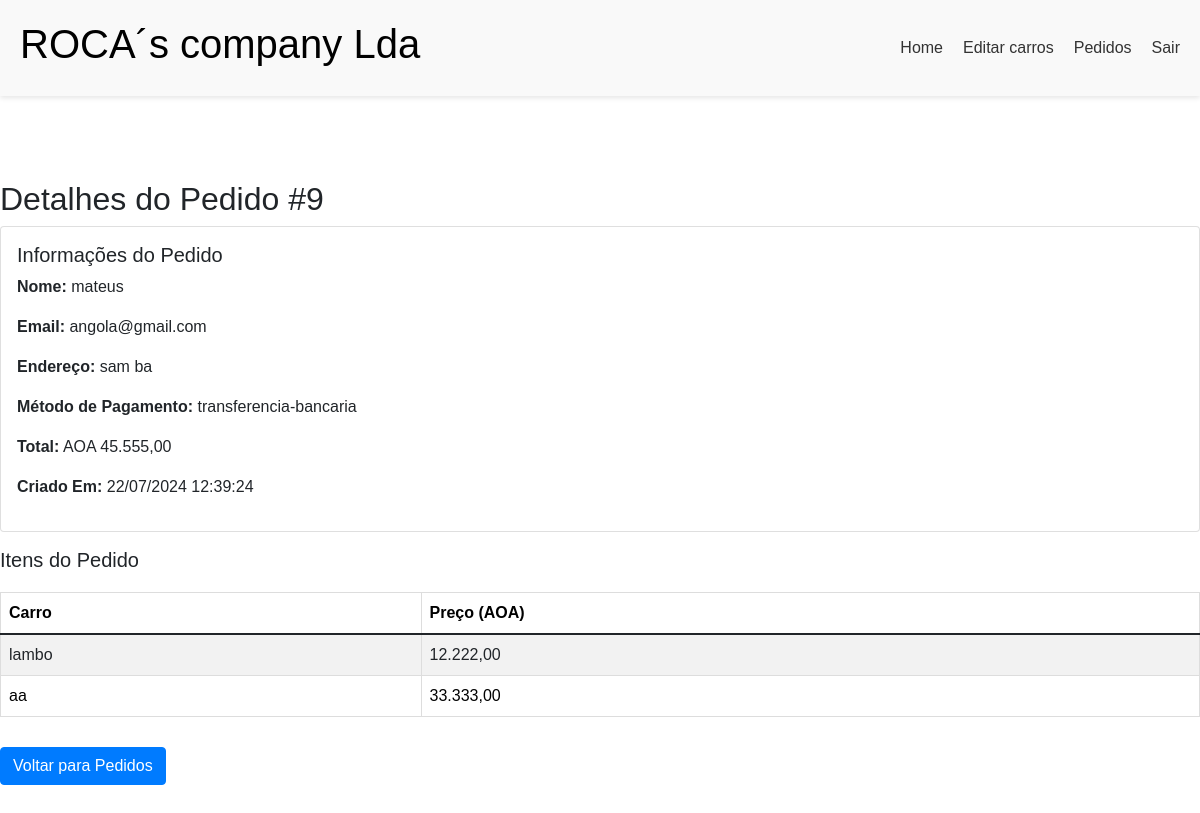
The page /roca/detalhes_pedidos.php?id=9 on the database its author committed.
### tables this page shows
CREATE TABLE `pedidos` (
  `id` int(11) NOT NULL,
  `nome` varchar(100) NOT NULL,
  `email` varchar(100) NOT NULL,
  `endereco` varchar(255) NOT NULL,
  `metodo_pagamento` enum('transferencia-bancaria','boleto') NOT NULL,
  `total` decimal(10,2) NOT NULL,
  `criado_em` timestamp NOT NULL DEFAULT CURRENT_TIMESTAMP
);

CREATE TABLE `itens_pedido` (
  `id` int(11) NOT NULL,
  `pedido_id` int(11) DEFAULT NULL,
  `carro` varchar(100) DEFAULT NULL,
  `preco` decimal(10,2) DEFAULT NULL
);

### roca/detalhes_pedidos.php (the view, shortened to what this page needs)
<?php
$host = "localhost";
$usuario = "root";
$senha = "";
$banco = "venda_de_carros";
$conexao = new mysqli($host, $usuario, $senha, $banco);
$id = isset($_GET['id']) ? intval($_GET['id']) : 0;
if ($id > 0) {
    $query_pedido = "SELECT id, nome, email, endereco, metodo_pagamento, total, criado_em FROM pedidos WHERE id = ?";
    $stmt_pedido = $conexao->prepare($query_pedido);
    $stmt_pedido->bind_param("i", $id);
    $stmt_pedido->execute();
    $resultado_pedido = $stmt_pedido->get_result();
    $pedido = $resultado_pedido->fetch_assoc();
    $query_itens = "SELECT carro, preco FROM itens_pedido WHERE pedido_id = ?";
    $stmt_itens = $conexao->prepare($query_itens);
    $stmt_itens->bind_param("i", $id);
    $stmt_itens->execute();
    $resultado_itens = $stmt_itens->get_result();
    $itens = [];
    while ($linha = $resultado_itens->fetch_assoc()) {
        $itens[] = $linha;
    }
} else {
    echo "ID do pedido inválido.";
    exit;
}
?>
<!DOCTYPE html>
<html lang="pt-BR">
<head>
    <link rel="stylesheet" href="stylte.css">
    <link href="https://cdn.jsdelivr.net/npm/bootstrap@5.3.3/dist/css/bootstrap.min.css" rel="stylesheet">
    <link rel="stylesheet" href="https://cdnjs.cloudflare.com/ajax/libs/font-awesome/6.0.0-beta3/css/all.min.css">
    <link href="https://maxcdn.bootstrapcdn.com/bootstrap/5.1.3/css/bootstrap.min.css" rel="stylesheet">
</head>
<body>
    <header>
        <h1>ROCA´s company Lda</h1>
        <nav>
            <ul>
                <li><a href="admin.php">Home</a></li>
                <li><a href="tabela_de_carros.php">Editar carros</a></li>
                <li><a href="ver_pedidos.php">Pedidos</a></li>
                <li><a href="entrar.php">Sair</a></li>
            </ul>
        </nav>
    </header>
 <section></section>
 <section></section>
 <section></section>
 <div class="container">
        <h2>Detalhes do Pedido #<?= htmlspecialchars($pedido['id']) ?></h2>
        <div class="card mb-3">
            <div class="card-body">
                <h5 class="card-title">Informações do Pedido</h5>
                <p><strong>Nome:</strong> <?= htmlspecialchars($pedido['nome']) ?></p>
                <p><strong>Email:</strong> <?= htmlspecialchars($pedido['email']) ?></p>
                <p><strong>Endereço:</strong> <?= htmlspecialchars($pedido['endereco']) ?></p>
                <p><strong>Método de Pagamento:</strong> <?= htmlspecialchars($pedido['metodo_pagamento']) ?></p>
                <p><strong>Total:</strong> AOA <?= htmlspecialchars(number_format($pedido['total'], 2, ',', '.')) ?></p>
                <p><strong>Criado Em:</strong> <?= htmlspecialchars(date('d/m/Y H:i:s', strtotime($pedido['criado_em']))) ?></p>
            </div>
        </div>
        <h5>Itens do Pedido</h5>
        <table class="table table-striped">
            <thead>
                <tr>
                    <th>Carro</th>
                    <th>Preço (AOA)</th>
                </tr>
            </thead>
            <tbody>
                <?php if (count($itens) > 0): ?>
                    <?php foreach ($itens as $item): ?>
                        <tr>
                            <td><?= htmlspecialchars($item['carro']) ?></td>
                            <td><?= htmlspecialchars(number_format($item['preco'], 2, ',', '.')) ?></td>
                        </tr>
                    <?php endforeach; ?>
                <?php else: ?>
                    <tr>
                        <td colspan="2" class="text-center">Nenhum item encontrado.</td>
                    </tr>
                <?php endif; ?>
            </tbody>
        </table>
        <a href="ver_pedidos.php" class="btn btn-primary">Voltar para Pedidos</a>
    </div>
 <section></section>
</body>
</html>

### roca/stylte.css (style rules this page uses)
body { font-family: Arial, sans-serif; margin: 0; padding: 0; }
section { padding: 20px; margin: 10px; }

### roca/detalhes_pedidos.php (style rules this page uses)
body { margin: 0; font-family: Arial, sans-serif; }
header { display: flex; justify-content: space-between; align-items: center; padding: 20px; background-color: rgba(248, 248, 248, 0.8); position: fixed; width: 100%; top: 0; left: 0; box-shadow: 0 2px 5px rgba(0, 0, 0, 0.1); z-index: 1000; backdrop-filter: blur(10px); }
nav ul { list-style: none; margin: 0; padding: 0; display: flex; gap: 20px; }
nav ul li a { text-decoration: none; color: #333; }
nav { margin-left: auto; }
h1 { color:black; }
.container { padding: 0; }
table { width: 100%; border-collapse: collapse; margin-top: 20px; }
table, th, td { border: 1px solid #ddd; }
th, td { padding: 12px; text-align: left; }
th { background-color: #333; color: #fff; }
.container { max-width: 1200px; margin-top: 30px; }
.table { margin-bottom: 30px; }
.btn-primary { background-color: #007bff; border-color: #007bff; }

### rows shown on the page
pedidos: id "9", nome "mateus", email "angola@gmail.com", endereco "sam ba", metodo_pagamento "transferencia-bancaria", total "45.555,00", criado_em "22/07/2024 12:39:24"
itens_pedido: carro "lambo", preco "12.222,00"
itens_pedido: carro "aa", preco "33.333,00"
